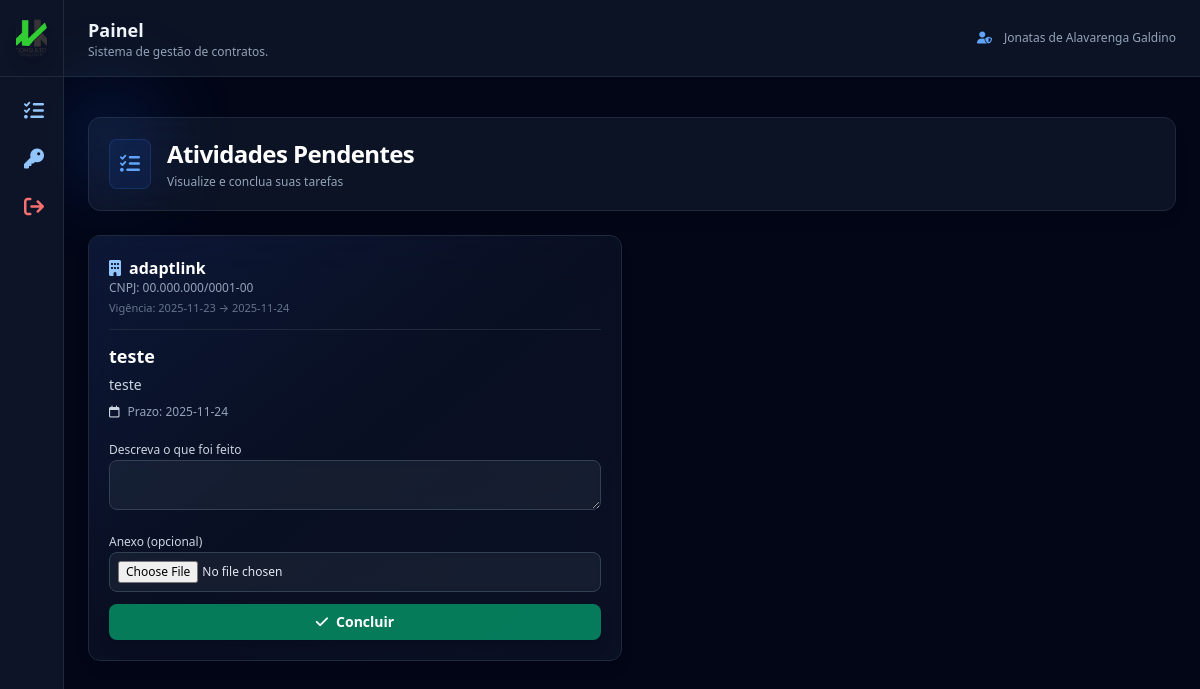
Before: /painel-colaborador (signed in) with the older database file.
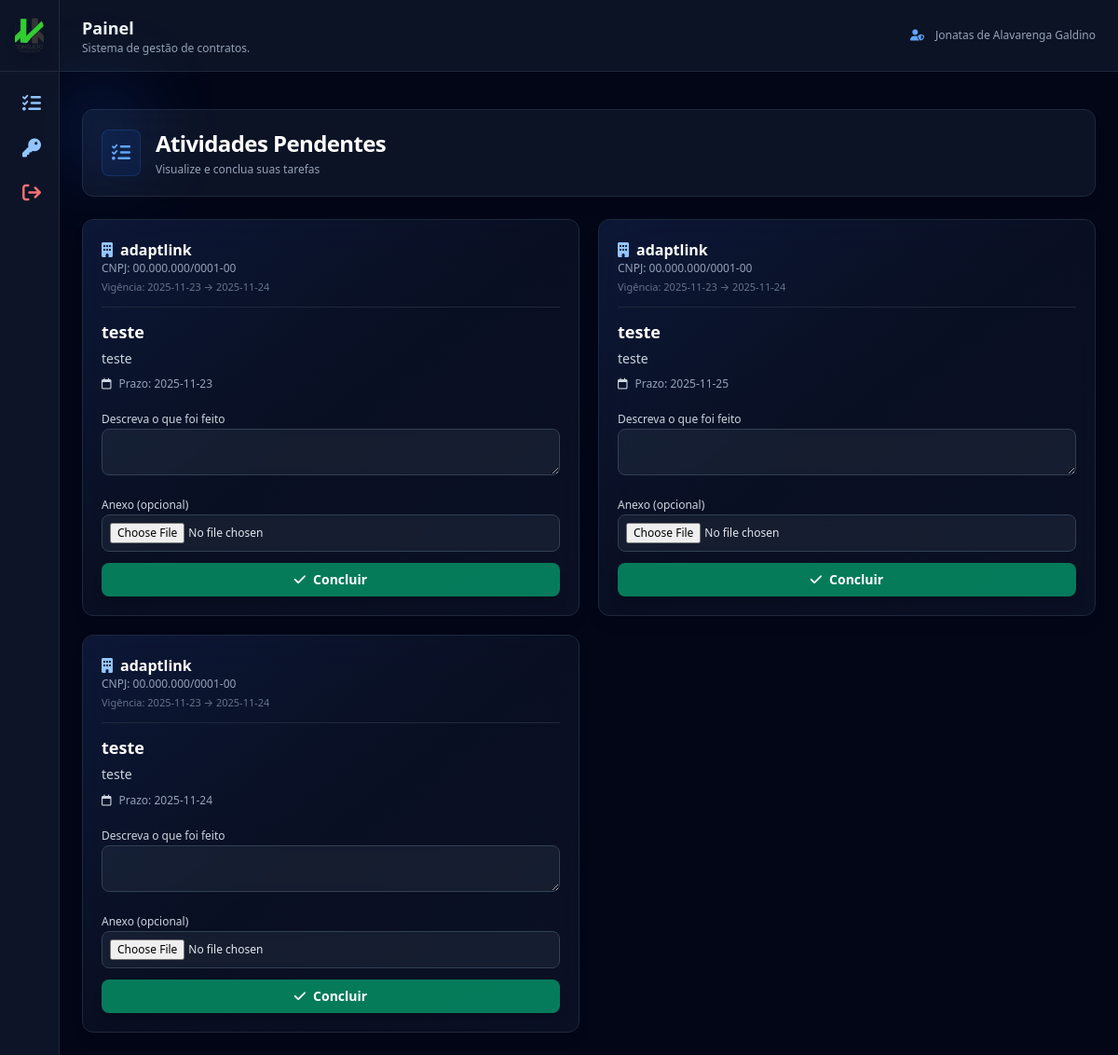
After: the same page with the newer database file.
### app.py (models this page shows)
class Task(db.Model):
    id = db.Column(db.Integer, primary_key=True)
    contract_id = db.Column(db.Integer, db.ForeignKey("contract.id"))
    title = db.Column(db.String(120))
    description = db.Column(db.Text)
    due_date = db.Column(db.String(20))
    priority = db.Column(db.String(20), default="Normal")
    status = db.Column(db.String(20), default="pendente")
    contract = db.relationship("Contract")

class Company(db.Model):
    id = db.Column(db.Integer, primary_key=True)
    name = db.Column(db.String(120))
    cnpj = db.Column(db.String(20))
    created_at = db.Column(db.DateTime, default=datetime.utcnow)
    active = db.Column(db.Boolean, default=True)

class Contract(db.Model):
    id = db.Column(db.Integer, primary_key=True)
    company_id = db.Column(db.Integer, db.ForeignKey("company.id"))
    description = db.Column(db.Text)
    start_date = db.Column(db.String(20))
    end_date = db.Column(db.String(20))
    active = db.Column(db.Boolean, default=True)
    company = db.relationship("Company")

### app.py (the view)
@app.route("/painel-colaborador")
@login_required
def painel_colaborador():
    if current_user.role != "colaborador":
        return redirect("/")
    tarefas = Task.query.filter_by(status="pendente").order_by(Task.id.desc()).all()
    return render_template("painel_colaborador.html", tarefas=tarefas)

### app.py (called while the page is built, shortened)
@login_manager.user_loader
def load_user(user_id):
    return User.query.get(int(user_id))

@app.before_request
def criar_admin_automatico():
    admin = User.query.filter_by(email="admin@admin.com").first()

### templates/painel_colaborador.html
{% extends "base.html" %}
{% block content %}
<section class="mb-6 relative">
  <div class="rounded-xl p-5 bg-slate-900/80 backdrop-blur-xl
              border border-slate-800 shadow-lg flex items-center gap-4 relative">
    <div class="absolute -top-7 -left-7 w-24 h-24 bg-blue-600/20 blur-2xl rounded-full"></div>
    <div class="relative flex items-center gap-4">
      <div class="p-2.5 bg-blue-600/10 rounded-lg border border-blue-500/20">
        <i class="fa-solid fa-list-check text-blue-400 text-xl"></i>
      </div>
      <div>
        <h1 class="text-2xl font-bold text-white tracking-tight">Atividades Pendentes</h1>
        <p class="text-xs text-slate-400 mt-1">Visualize e conclua suas tarefas</p>
      </div>
    </div>
  </div>
</section>
{% if tarefas %}
<div class="grid grid-cols-1 md:grid-cols-2 xl:grid-cols-3 gap-5">
  {% for t in tarefas %}
  <div
    class="relative bg-slate-900/60 backdrop-blur-xl rounded-xl border border-slate-800
           shadow-lg hover:shadow-2xl hover:-translate-y-[2px] transition-all duration-200 p-5">
    <div class="absolute inset-0 bg-gradient-to-br from-blue-600/10 via-transparent
                to-slate-900/20 pointer-events-none rounded-xl"></div>
    <div class="relative z-10">
      <h2 class="text-base font-semibold text-white flex items-center gap-2">
        <i class="fa-solid fa-building text-blue-300"></i>
        {{ t.contract.company.name }}
      </h2>
      <p class="text-xs text-slate-400">CNPJ: {{ t.contract.company.cnpj }}</p>
      <p class="text-[11px] text-slate-500 mt-1">
        Vigência: {{ t.contract.start_date }} → {{ t.contract.end_date }}
      </p>
      <hr class="my-3 border-slate-800">
      <h3 class="text-lg font-bold text-white">{{ t.title }}</h3>
      <p class="text-slate-300 mt-1 text-sm leading-relaxed">
        {{ t.description or "Sem descrição adicional." }}
      </p>
      <p class="mt-2 text-xs text-slate-400 flex items-center gap-2">
        <i class="fa-regular fa-calendar text-slate-300"></i>
        Prazo: {{ t.due_date }}
      </p>
      <form
        action="/task/complete/{{ t.id }}"
        method="POST"
        enctype="multipart/form-data"
        class="mt-4 space-y-3">
        <div>
          <label class="text-slate-300 text-xs font-medium">Descreva o que foi feito</label>
          <textarea name="note" required
            class="w-full border border-slate-700 rounded-lg p-2 text-xs bg-slate-800/50 text-slate-200
                   focus:ring-2 focus:ring-blue-400 focus:outline-none backdrop-blur-sm"></textarea>
        </div>
        <div>
          <label class="text-slate-300 text-xs font-medium">Anexo (opcional)</label>
          <input type="file" name="file"
            class="w-full border border-slate-700 rounded-lg p-2 text-xs bg-slate-800/50 text-slate-200
                   cursor-pointer focus:outline-none backdrop-blur-sm">
        </div>
        <button
          class="w-full bg-emerald-600/80 hover:bg-emerald-700 text-white rounded-lg py-2
                 font-semibold text-sm shadow-lg transition flex items-center justify-center gap-2">
          <i class="fa-solid fa-check"></i>
          Concluir
        </button>
      </form>
    </div>
  </div>
  {% endfor %}
</div>
{% else %}
  <p class="text-center text-slate-400 mt-10 text-sm">
    Nenhuma atividade pendente no momento.
  </p>
{% endif %}
{% endblock %}

Changed rows visible on the page:
added Task: contract.company.name "adaptlink", contract.company.cnpj "00.000.000/0001-00", contract.start_date "2025-11-23", contract.end_date "2025-11-24", title "teste", description "teste", due_date "2025-11-23"
added Task: contract.company.name "adaptlink", contract.company.cnpj "00.000.000/0001-00", contract.start_date "2025-11-23", contract.end_date "2025-11-24", title "teste", description "teste", due_date "2025-11-25"
